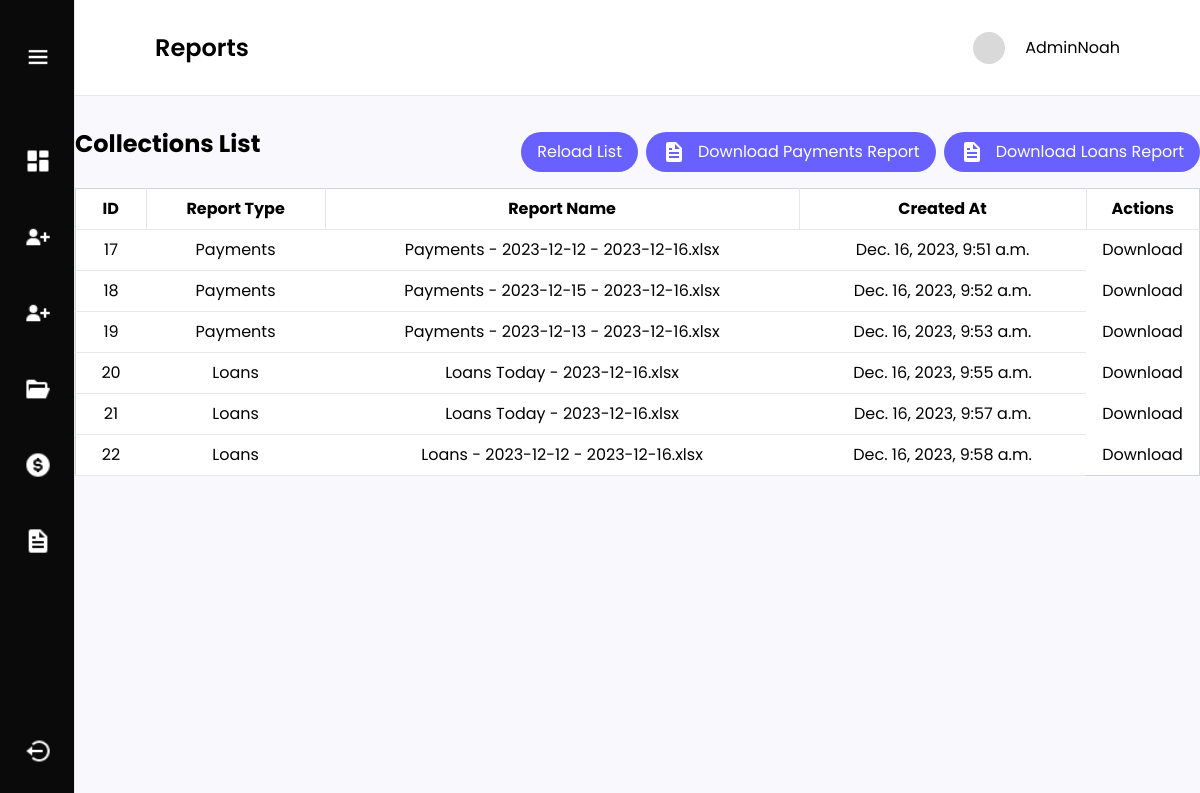
/adminUser/reports (signed in), run on the app's committed database.
### loanmanagement/models.py (models this page shows)
class Reports(models.Model):
    type = models.CharField(max_length=50)
    filename = models.CharField(max_length=250)
    filepath = models.CharField(max_length=250)
    created_at = models.DateTimeField(auto_now_add=True)

### loanmanagement/views.py (the view)
# urls.py: path("reports", views.reports, name="reports"),
def reports(request):
    report = Reports.objects.all()
    return render(request, "reports.html", {'reports': report})

### loanmanagement/templates/reports.html (shortened to what this page needs)
{% extends 'layout.html' %}
{% block content %}
<div>
    <div class="flex justify-between bg-white h-24 items-center px-6 md:px-20 py-auto border-b">
        <h2 class="text-xl md:text-2xl font-semibold">Reports</h2>
        <div class="flex gap-2 md:gap-5 justify-center items-center">
            {% load static %}
            <img src="{% static 'images/svg/skeleton.svg' %}" class="w-6 h-6 md:w-8 h-8">
            <p class="hidden md:block">{{ user.username }}</p>
        </div>
    </div>
    <div class="mx-3 md:mx-auto max-w-[1240px] mt-8">
        <div class="flex justify-between items-center mb-3">
            <h1 class="md:text-2xl text-xl font-bold mb-4">Collections List</h1>
            <div class="flex gap-2">
                <button type="button" id="reload" class="text-[12px] md:text-[16px] flex items-center justify-center gap-3 bg-[#6861ff] text-white py-1 md:py-2 px-4 rounded-[50px]">
                    Reload List
                </button>
            <div class="relative">
                <button type="button" id="downloadReportBtn" class="text-[12px] md:text-[16px] flex items-center justify-center gap-3 bg-[#6861ff] text-white py-1 md:py-2 px-4 rounded-[50px]">
                    <img/>
                    Download Payments Report
                </button>
            </div>
            <div class="relative">
                <button type="button" id="downloadLoanReportBtn" class="text-[12px] md:text-[16px] flex items-center justify-center gap-3 bg-[#6861ff] text-white py-1 md:py-2 px-4 rounded-[50px]">
                    <img/>
                    Download Loans Report
                </button>
            </div>
                </div>
        </div>
        <table class="min-w-full bg-white border border-gray-300">
            <thead>
                <tr>
                    <th class="py-2 px-4 border-b border-r">ID</th>
                    <th class="py-2 px-4 border-b border-r">Report Type</th>
                    <th class="py-2 px-4 border-b border-r">Report Name</th>
                    <th class="py-2 px-4 border-b border-r">Created At</th>
                    <th class="py-2  border-b">Actions</th>
                </tr>
            </thead>
            <tbody>
                {% for report in reports %}
                    <tr class="text-center">
                        <td class="py-2 px-4 border-b">{{ report.id }}</td>
                        <td class="py-2 px-4 border-b">{{ report.type }}</td>
                        <td class="py-2 px-4 border-b">{{ report.filename }}</td>
                        <td class="py-2 px-4 border-b">{{ report.created_at }}</td>
                         <td>
                             <a href="/media/reports/payments/{{ report.filename }}" download>Download</a>
                        </td>
                    </tr>
                {% endfor %}
            </tbody>
        </table>
    </div>
</div>
{% endblock %}

### loanmanagement/templates/layout.html (style rules this page uses)
body { font-family: 'Poppins', sans-serif; }

### data on the page
Reports: id "17", type "Payments", filename "Payments - 2023-12-12 - 2023-12-16.xlsx", created_at "Dec. 16, 2023, 9:51 a.m."
Reports: id "18", type "Payments", filename "Payments - 2023-12-15 - 2023-12-16.xlsx", created_at "Dec. 16, 2023, 9:52 a.m."
Reports: id "19", type "Payments", filename "Payments - 2023-12-13 - 2023-12-16.xlsx", created_at "Dec. 16, 2023, 9:53 a.m."
Reports: id "20", type "Loans", filename "Loans Today - 2023-12-16.xlsx", created_at "Dec. 16, 2023, 9:55 a.m."
Reports: id "21", type "Loans", filename "Loans Today - 2023-12-16.xlsx", created_at "Dec. 16, 2023, 9:57 a.m."
Reports: id "22", type "Loans", filename "Loans - 2023-12-12 - 2023-12-16.xlsx", created_at "Dec. 16, 2023, 9:58 a.m."

### other printed values
{{ user.username }} "AdminNoah"
